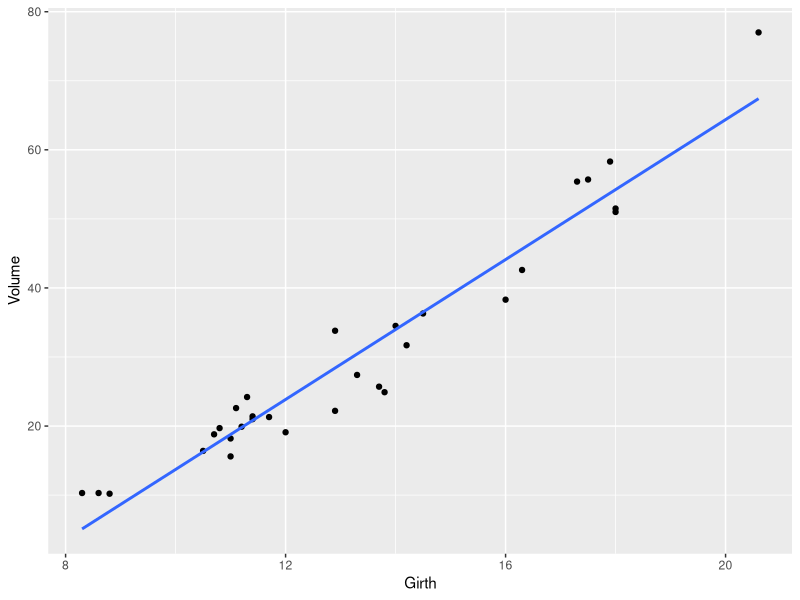
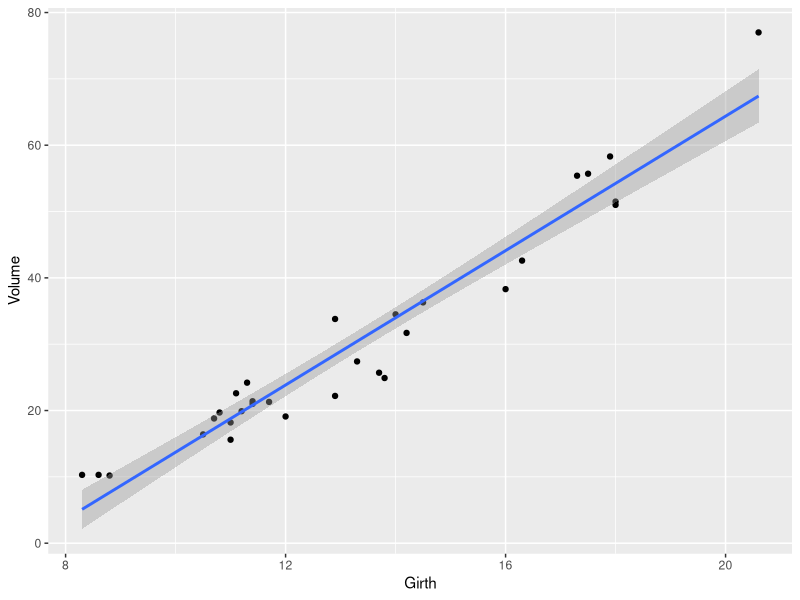
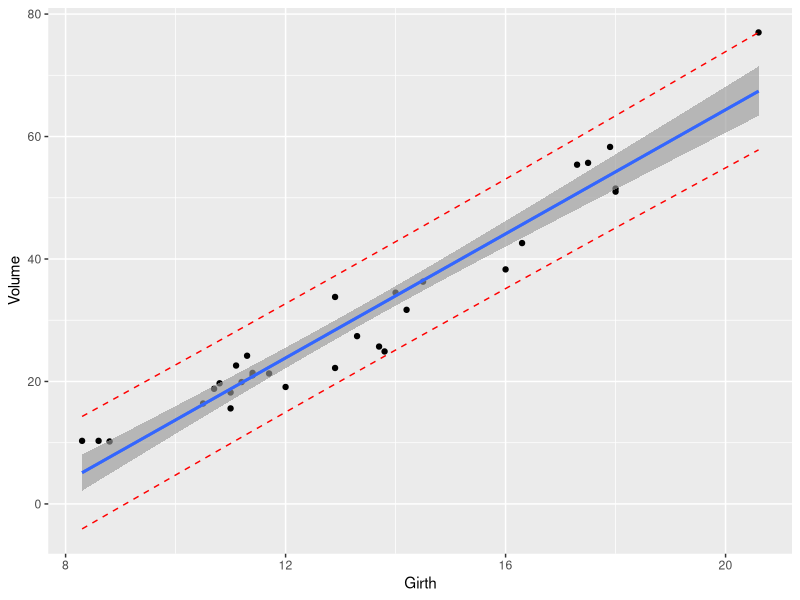

Generate these figures, in order, with R:
## ---- chunk 1
library(datasets)
library(tidyverse)

ggplot(data=trees, aes(x=Girth, y=Volume))+
  geom_point()+
  geom_smooth(method='lm',formula=y~x,se = F)

fit = lm(Volume~Girth, data=trees)
fit
## ---- chunk 2
# get a 95% confidence interval for the mean Volume
# when girth is 16
xh=data.frame(Girth=16)

fit |> predict(xh,interval="confidence",level=0.95)

# 95% prediction interval for one value of Volume when
# girth is 16
fit |> predict(xh,interval="prediction",level=0.95)
## ---- chunk 3
ggplot(data=trees, aes(x=Girth, y=Volume)) + 
  geom_point() + 
  geom_smooth(method='lm',formula=y~x)
## ---- chunk 4
pred_int = fit |> predict(interval="prediction",level=0.95) |> as.data.frame()
dat = cbind(trees, pred_int)

ggplot(data=dat, aes(x=Girth, y=Volume)) +
  geom_point() +
  geom_smooth(method='lm',formula=y~x) +
  geom_line(aes(y=lwr), color = "red", linetype = "dashed") +
  geom_line(aes(y=upr), color = "red", linetype = "dashed") +
  geom_smooth(method=lm, se=TRUE)
